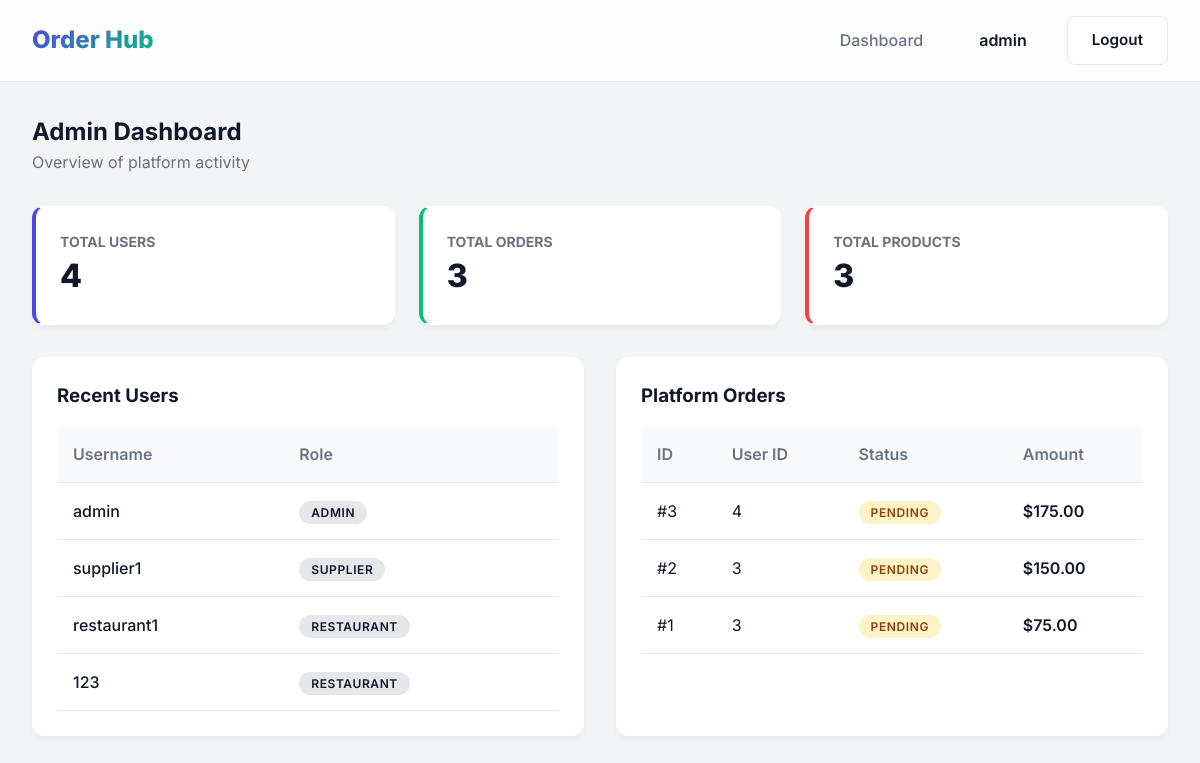
The app's page /admin/dashboard (signed in) with its own data.
### models.py (models this page shows)
class User(db.Model, UserMixin):
    id = db.Column(db.Integer, primary_key=True)
    username = db.Column(db.String(20), unique=True, nullable=False)
    password = db.Column(db.String(60), nullable=False)
    role = db.Column(db.String(20), nullable=False) # 'admin', 'supplier', 'restaurant'
    orders = db.relationship('Order', backref='customer', lazy=True)
    products = db.relationship('Product', backref='supplier', lazy=True)

class Order(db.Model):
    id = db.Column(db.Integer, primary_key=True)
    user_id = db.Column(db.Integer, db.ForeignKey('user.id'), nullable=False)
    status = db.Column(db.String(20), nullable=False, default='Pending') # Pending, Processed, Shipped, Delivered
    total_amount = db.Column(db.Float, nullable=False, default=0.0)
    date_ordered = db.Column(db.DateTime, nullable=False, default=datetime.utcnow)
    payment_mobile_no = db.Column(db.String(20), nullable=True) # Mobile number used for QR payment
    transaction_id = db.Column(db.String(100), nullable=True) # Optional UPI UTR/Transaction ID
    items = db.relationship('OrderItem', backref='order', lazy=True)

### routes/admin.py (the view)
@admin_bp.route('/dashboard')
@login_required
def dashboard():
    if not check_role(): return redirect(url_for('home'))
    users = User.query.all()
    orders = Order.query.order_by(Order.date_ordered.desc()).all()
    products = Product.query.all()
    return render_template('admin/dashboard.html', users=users, orders=orders, products=products)

### app.py (called while the page is built)
@login_manager.user_loader
def load_user(user_id):
    return User.query.get(int(user_id))

### routes/admin.py (called while the page is built)
def check_role():
    if current_user.role != 'admin':
        flash('Access denied.', 'danger')
        return False
    return True

### templates/admin/dashboard.html
{% extends "layout.html" %}
{% block content %}
<div style="margin-bottom: 2rem;">
    <h2>Admin Dashboard</h2>
    <p style="color: var(--text-muted);">Overview of platform activity</p>
</div>
<div class="grid" style="margin-bottom: 2rem;">
    <div class="card" style="border-left: 4px solid var(--primary);">
        <h3 style="color: var(--text-muted); font-size: 0.875rem; text-transform: uppercase;">Total Users</h3>
        <div style="font-size: 2rem; font-weight: 800;">{{ users|length }}</div>
    </div>
    <div class="card" style="border-left: 4px solid var(--secondary);">
        <h3 style="color: var(--text-muted); font-size: 0.875rem; text-transform: uppercase;">Total Orders</h3>
        <div style="font-size: 2rem; font-weight: 800;">{{ orders|length }}</div>
    </div>
    <div class="card" style="border-left: 4px solid var(--danger);">
        <h3 style="color: var(--text-muted); font-size: 0.875rem; text-transform: uppercase;">Total Products</h3>
        <div style="font-size: 2rem; font-weight: 800;">{{ products|length }}</div>
    </div>
</div>
<div style="display: grid; grid-template-columns: 1fr 1fr; gap: 2rem;">
    <div class="card">
        <h3>Recent Users</h3>
        <table class="table">
            <thead>
                <tr>
                    <th>Username</th>
                    <th>Role</th>
                </tr>
            </thead>
            <tbody>
                {% for user in users[-5:] %}
                <tr>
                    <td style="font-weight: 500;">{{ user.username }}</td>
                    <td><span class="badge" style="background: #E5E7EB;">{{ user.role }}</span></td>
                </tr>
                {% endfor %}
            </tbody>
        </table>
    </div>
    <div class="card">
        <h3>Platform Orders</h3>
        <table class="table">
            <thead>
                <tr>
                    <th>ID</th>
                    <th>User ID</th>
                    <th>Status</th>
                    <th>Amount</th>
                </tr>
            </thead>
            <tbody>
                {% for order in orders[:5] %}
                <tr>
                    <td>#{{ order.id }}</td>
                    <td>{{ order.user_id }}</td>
                    <td><span class="badge badge-{{ order.status|lower }}">{{ order.status }}</span></td>
                    <td style="font-weight: 600;">${{ "%.2f"|format(order.total_amount) }}</td>
                </tr>
                {% endfor %}
            </tbody>
        </table>
    </div>
</div>
{% endblock %}

### templates/layout.html (shortened to what this page needs)
<!DOCTYPE html>
<html lang="en">
<head>
    <link rel="stylesheet" href="{{ url_for('static', filename='style.css') }}">
</head>
<body>
    <nav class="navbar">
        <a href="/" class="nav-brand">Order Hub</a>
        <div class="nav-links">
            {% if current_user.is_authenticated %}
                {% if current_user.role == 'admin' %}
                    <a href="{{ url_for('admin.dashboard') }}" class="nav-link">Dashboard</a>
                {% elif current_user.role == 'supplier' %}
                    <a href="{{ url_for('supplier.dashboard') }}" class="nav-link">Dashboard</a>
                {% elif current_user.role == 'restaurant' %}
                    <a href="{{ url_for('restaurant.products') }}" class="nav-link">Products</a>
                    <a href="{{ url_for('restaurant.cart') }}" class="nav-link">Cart</a>
                    <a href="{{ url_for('restaurant.my_orders') }}" class="nav-link">My Orders</a>
                {% endif %}
                <span class="nav-link" style="color: var(--text-main); font-weight: 600;">{{ current_user.username }}</span>
                <a href="{{ url_for('auth.logout') }}" class="btn btn-secondary">Logout</a>
            {% else %}
                <a href="{{ url_for('auth.login') }}" class="btn btn-secondary">Login</a>
                <a href="{{ url_for('auth.register') }}" class="btn btn-primary">Register</a>
            {% endif %}
        </div>
    </nav>
    <div class="container">
        {% block content %}{% endblock %}
    </div>
</body>
</html>

### static/style.css (style rules this page uses)
:root { --primary: #4F46E5; --primary-hover: #4338CA; --secondary: #10B981; --background: #F3F4F6; --surface: #FFFFFF; --text-main: #111827; --text-muted: #6B7280; --border: #E5E7EB; --danger: #EF4444; --radius: 12px; --font-family: 'Inter', system-ui, -apple-system, sans-serif; }
* { box-sizing: border-box; margin: 0; padding: 0; }
body { font-family: var(--font-family); background-color: var(--background); color: var(--text-main); line-height: 1.5; -webkit-font-smoothing: antialiased; }
a { text-decoration: none; color: inherit; }
.navbar { background: rgba(255, 255, 255, 0.8); backdrop-filter: blur(12px); border-bottom: 1px solid var(--border); padding: 1rem 2rem; display: flex; justify-content: space-between; align-items: center; position: sticky; top: 0; z-index: 100; }
.nav-brand { font-size: 1.5rem; font-weight: 800; background: linear-gradient(135deg, var(--primary), var(--secondary)); -webkit-background-clip: text; -webkit-text-fill-color: transparent; }
.nav-links { display: flex; gap: 1.5rem; align-items: center; }
.nav-link { font-weight: 500; color: var(--text-muted); transition: all 0.2s; padding: 0.5rem 1rem; border-radius: 8px; }
.btn { display: inline-block; padding: 0.75rem 1.5rem; border-radius: 8px; font-weight: 600; cursor: pointer; transition: all 0.2s ease; border: none; font-size: 0.95rem; box-shadow: 0 4px 6px -1px rgba(0, 0, 0, 0.1), 0 2px 4px -1px rgba(0, 0, 0, 0.06); }
.btn-secondary { background-color: var(--surface); color: var(--text-main); border: 1px solid var(--border); box-shadow: none; }
.card { background: var(--surface); border-radius: var(--radius); box-shadow: 0 4px 6px -1px rgba(0, 0, 0, 0.05); padding: 1.5rem; transition: transform 0.2s, box-shadow 0.2s; border: 1px solid rgba(255, 255, 255, 0.1); }
.container { max-width: 1200px; margin: 0 auto; padding: 2rem; }
.grid { display: grid; grid-template-columns: repeat(auto-fill, minmax(280px, 1fr)); gap: 1.5rem; }
.table { width: 100%; border-collapse: collapse; margin-top: 1rem; }
.table th, .table td { padding: 1rem; text-align: left; border-bottom: 1px solid var(--border); }
.table th { font-weight: 600; color: var(--text-muted); background: #F9FAFB; }
.badge { padding: 0.25rem 0.75rem; border-radius: 9999px; font-size: 0.75rem; font-weight: 600; text-transform: uppercase; letter-spacing: 0.05em; }
.badge-pending { background: #FEF3C7; color: #92400E; }

### records on screen
User: username "admin", role "ADMIN"
User: username "supplier1", role "SUPPLIER"
User: username "restaurant1", role "RESTAURANT"
User: username "123", role "RESTAURANT"
Order: id "3", user_id "4", status "PENDING", total_amount "175.00"
Order: id "2", user_id "3", status "PENDING", total_amount "150.00"
Order: id "1", user_id "3", status "PENDING", total_amount "75.00"

### other values on screen
{{ users|length }} "4"
{{ orders|length }} "3"
{{ products|length }} "3"
